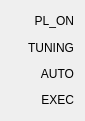
   <widget class="QWidget" name="verticalLayoutWidget_5">
    <property name="geometry">
     <rect>
      <x>1720</x>
      <y>390</y>
      <width>85</width>
      <height>121</height>
     </rect>
    </property>
    <layout class="QVBoxLayout" name="verticalLayout_7">
     <item>
      <widget class="QLabel" name="label_13">
       <property name="text">
        <string>PL_ON</string>
       </property>
       <property name="alignment">
        <set>Qt::AlignRight|Qt::AlignTrailing|Qt::AlignVCenter</set>
       </property>
      </widget>
     </item>
     <item>
      <widget class="QLabel" name="label_14">
       <property name="text">
        <string>TUNING</string>
       </property>
       <property name="alignment">
        <set>Qt::AlignRight|Qt::AlignTrailing|Qt::AlignVCenter</set>
       </property>
      </widget>
     </item>
     <item>
      <widget class="QLabel" name="label_15">
       <property name="layoutDirection">
        <enum>Qt::LeftToRight</enum>
       </property>
       <property name="text">
        <string>AUTO</string>
       </property>
       <property name="alignment">
        <set>Qt::AlignRight|Qt::AlignTrailing|Qt::AlignVCenter</set>
       </property>
      </widget>
     </item>
     <item>
      <widget class="QLabel" name="label_16">
       <property name="text">
        <string>EXEC</string>
       </property>
       <property name="alignment">
        <set>Qt::AlignRight|Qt::AlignTrailing|Qt::AlignVCenter</set>
       </property>
      </widget>
     </item>
    </layout>
   </widget>
